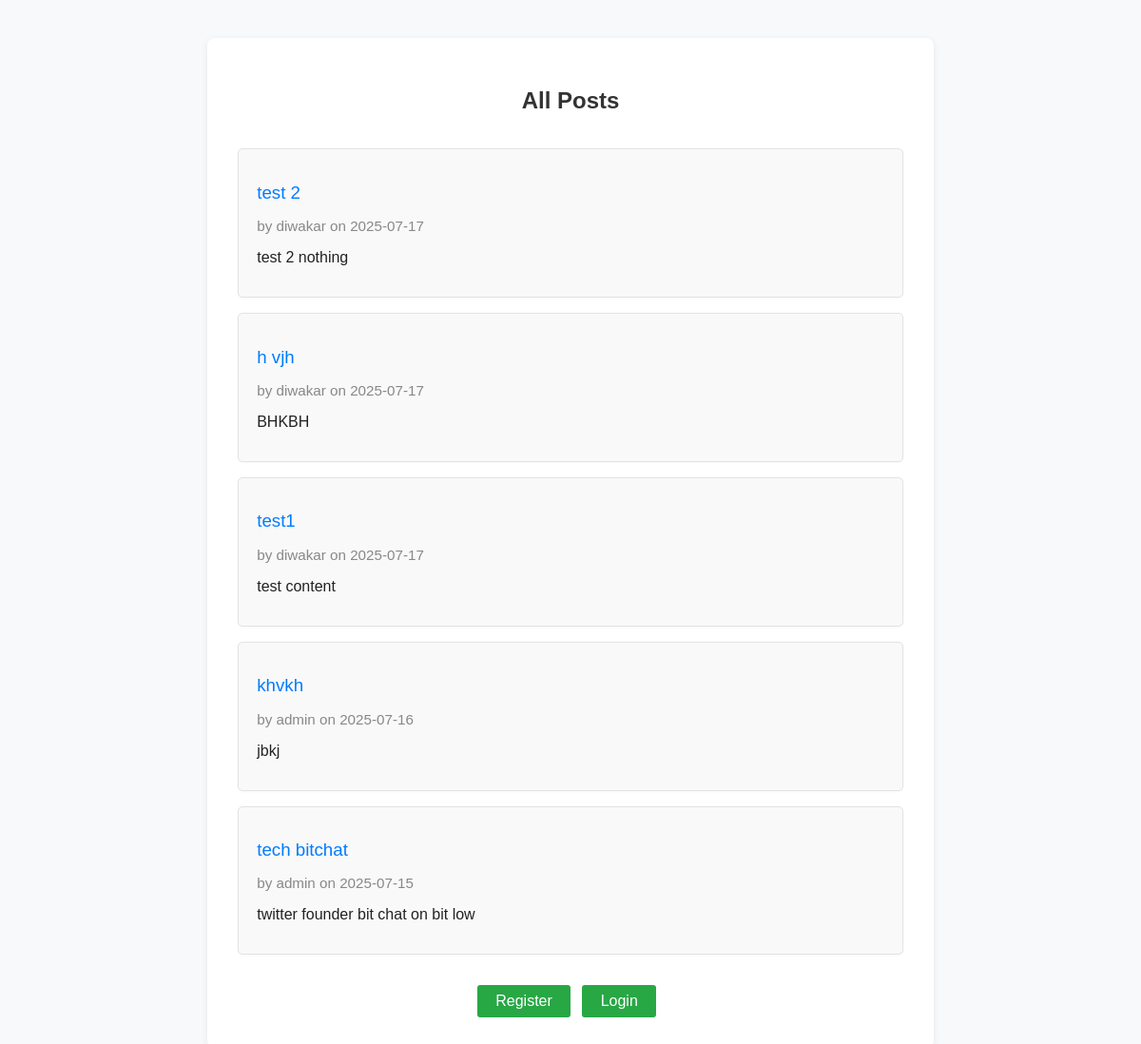
The page / on the database its author committed.
### secureblog/models.py (models this page shows, shortened)
class Post(models.Model):
    title = models.CharField(max_length=200)
    content = models.TextField()
    created_at = models.DateTimeField(auto_now_add=True)
    last_modified = models.DateTimeField(auto_now=True)
    author = models.ForeignKey(User, on_delete=models.CASCADE)
    categories = models.ManyToManyField("Category", related_name="posts")
    is_published = models.BooleanField(default=True)  # <-- Add this field
    class Meta:
        ordering = ['-created_at']

### secureblog/views.py (the view)
class PostListView(ListView):
    model = Post
    template_name = 'secureblog/post_list.html'
    context_object_name = 'object_list'  # Fix for template compatibility
    queryset = Post.objects.filter(is_published=True) # select * from post where is_published = True

### secureblog/templates/secureblog/post_list.html (shortened to what this page needs)
<!DOCTYPE html>
<html lang="en">
  <head>
  </head>
  <body>
    <div class="container">
      <h2>All Posts</h2>
      {% for post in object_list %}
      <div class="post-item">
        <h3><a href="{% url 'post_detail' post.pk %}">{{ post.title }}</a></h3>
        <p class="post-meta">
          by {{ post.author }} on {{ post.created_at|date:"Y-m-d" }}
        </p>
        <p>{{ post.content|truncatewords:20 }}</p>
      </div>
      {% empty %}
      <p>No posts found.</p>
      {% endfor %} {% if user.is_authenticated %}
      <div class="auth-actions">
        <a href="{% url 'post_create' %}">Create New Post</a>
        <a href="{% url 'dashboard' %}">Your Profile</a>
        <form method="post" action="{% url 'logout' %}">
          {% csrf_token %}
          <button type="submit">Logout</button>
        </form>
      </div>
      {% else %}
      <div class="guest-actions">
        <a href="{% url 'register' %}">Register</a>
        <a href="{% url 'login' %}">Login</a>
      </div>
      {% endif %}
    </div>
  </body>
</html>

### secureblog/templates/secureblog/post_list.html (style rules this page uses)
body { background: #f8f9fa; font-family: Arial, sans-serif; color: #222; margin: 0; }
.container { max-width: 700px; margin: 40px auto; padding: 2em; background: #fff; border-radius: 8px; box-shadow: 0 2px 8px rgba(0, 0, 0, 0.07); }
h2 { color: #333; text-align: center; margin-bottom: 1.5em; }
.post-item { background: #f9f9f9; border: 1px solid #e3e3e3; border-radius: 5px; padding: 1em 1.2em; margin: 1em 0; box-shadow: 0 1px 3px rgba(0, 0, 0, 0.03); }
.post-item h3 { margin-bottom: 0.3em; }
.post-item a { color: #007bff; text-decoration: none; font-weight: 500; }
.post-meta { color: #888; font-size: 0.95em; margin-bottom: 0.5em; }
.auth-actions, .guest-actions { margin-top: 2em; text-align: center; }
.auth-actions a, .guest-actions a { background: #28a745; color: #fff; border: none; border-radius: 3px; padding: 0.5em 1.2em; margin-right: 0.5em; font-size: 1em; font-weight: 500; text-decoration: none; display: inline-block; transition: background 0.2s; }

### rows shown on the page
Post: title "test 2", author "diwakar", created_at "2025-07-17", content "test 2 nothing"
Post: title "h vjh", author "diwakar", created_at "2025-07-17", content "BHKBH"
Post: title "test1", author "diwakar", created_at "2025-07-17", content "test content"
Post: title "khvkh", author "admin", created_at "2025-07-16", content "jbkj"
Post: title "tech bitchat", author "admin", created_at "2025-07-15", content "twitter founder bit chat on bit low"
